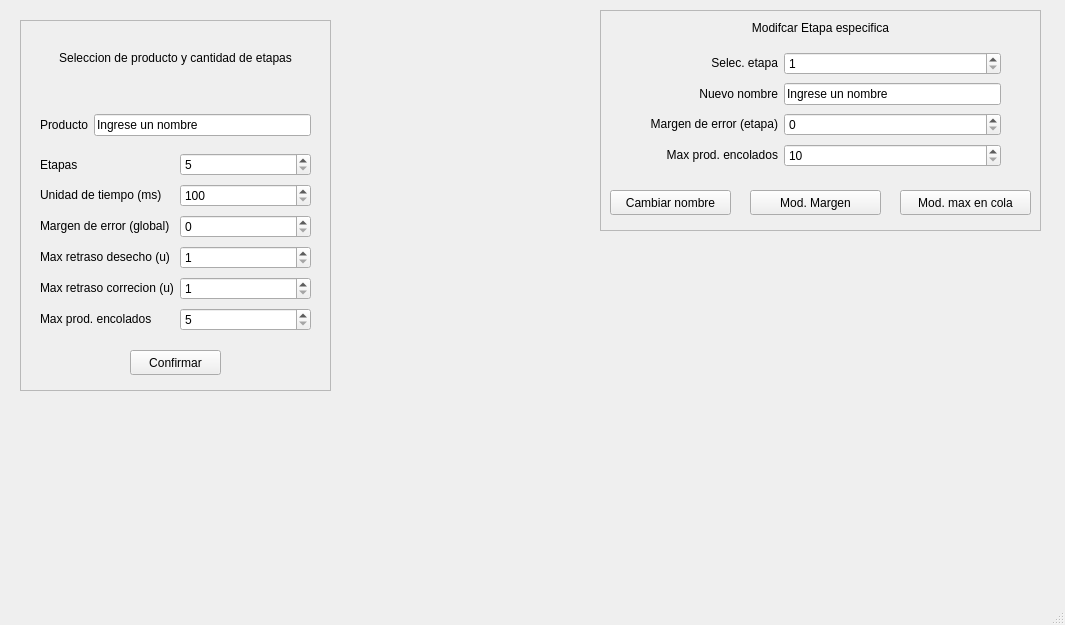
<?xml version="1.0" encoding="UTF-8"?>
<ui version="4.0">
 <class>MainWindow</class>
 <widget class="QMainWindow" name="MainWindow">
  <property name="geometry">
   <rect>
    <x>0</x>
    <y>0</y>
    <width>1065</width>
    <height>625</height>
   </rect>
  </property>
  <property name="windowTitle">
   <string>MainWindow</string>
  </property>
  <widget class="QWidget" name="centralwidget">
   <widget class="QLabel" name="label">
    <property name="geometry">
     <rect>
      <x>0</x>
      <y>0</y>
      <width>1081</width>
      <height>571</height>
     </rect>
    </property>
    <property name="styleSheet">
     <string notr="true">border-image: url(:/Images/linea.jpg);</string>
    </property>
    <property name="text">
     <string/>
    </property>
   </widget>
   <widget class="QFrame" name="frame">
    <property name="geometry">
     <rect>
      <x>20</x>
      <y>20</y>
      <width>311</width>
      <height>371</height>
     </rect>
    </property>
    <property name="frameShape">
     <enum>QFrame::StyledPanel</enum>
    </property>
    <property name="frameShadow">
     <enum>QFrame::Raised</enum>
    </property>
    <widget class="QPushButton" name="btnConfirm">
     <property name="geometry">
      <rect>
       <x>110</x>
       <y>330</y>
       <width>91</width>
       <height>25</height>
      </rect>
     </property>
     <property name="cursor">
      <cursorShape>PointingHandCursor</cursorShape>
     </property>
     <property name="text">
      <string>Confirmar</string>
     </property>
    </widget>
    <widget class="QLabel" name="label_4">
     <property name="geometry">
      <rect>
       <x>10</x>
       <y>30</y>
       <width>291</width>
       <height>17</height>
      </rect>
     </property>
     <property name="text">
      <string>&lt;html&gt;&lt;head/&gt;&lt;body&gt;&lt;p align=&quot;center&quot;&gt;Seleccion de producto y cantidad de etapas&lt;/p&gt;&lt;/body&gt;&lt;/html&gt;</string>
     </property>
    </widget>
    <widget class="QWidget" name="layoutWidget">
     <property name="geometry">
      <rect>
       <x>20</x>
       <y>90</y>
       <width>271</width>
       <height>31</height>
      </rect>
     </property>
     <layout class="QGridLayout" name="gridLayout_2">
      <item row="0" column="0">
       <widget class="QLabel" name="label_2">
        <property name="text">
         <string>&lt;html&gt;&lt;head/&gt;&lt;body&gt;&lt;p&gt;Producto&lt;/p&gt;&lt;/body&gt;&lt;/html&gt;</string>
        </property>
       </widget>
      </item>
      <item row="0" column="1">
       <widget class="QLineEdit" name="txtProductName">
        <property name="text">
         <string>Ingrese un nombre</string>
        </property>
       </widget>
      </item>
     </layout>
    </widget>
    <widget class="QWidget" name="layoutWidget">
     <property name="geometry">
      <rect>
       <x>20</x>
       <y>131</y>
       <width>271</width>
       <height>188</height>
      </rect>
     </property>
     <layout class="QGridLayout" name="gridLayout">
      <item row="0" column="0">
       <widget class="QLabel" name="label_3">
        <property name="text">
         <string>Etapas</string>
        </property>
       </widget>
      </item>
      <item row="0" column="1">
       <widget class="QSpinBox" name="spCantEtapas">
        <property name="minimum">
         <number>5</number>
        </property>
        <property name="maximum">
         <number>100</number>
        </property>
       </widget>
      </item>
      <item row="1" column="0">
       <widget class="QLabel" name="label_5">
        <property name="text">
         <string>&lt;html&gt;&lt;head/&gt;&lt;body&gt;&lt;p&gt;Unidad de tiempo (ms)&lt;/p&gt;&lt;/body&gt;&lt;/html&gt;</string>
        </property>
       </widget>
      </item>
      <item row="1" column="1">
       <widget class="QSpinBox" name="spUnidadTiempo">
        <property name="minimum">
         <number>100</number>
        </property>
        <property name="maximum">
         <number>600000</number>
        </property>
       </widget>
      </item>
      <item row="2" column="0">
       <widget class="QLabel" name="label_6">
        <property name="text">
         <string>&lt;html&gt;&lt;head/&gt;&lt;body&gt;&lt;p&gt;Margen de error (global)&lt;/p&gt;&lt;/body&gt;&lt;/html&gt;</string>
        </property>
       </widget>
      </item>
      <item row="2" column="1">
       <widget class="QSpinBox" name="spErrorGlobal">
        <property name="maximum">
         <number>100</number>
        </property>
       </widget>
      </item>
      <item row="3" column="0">
       <widget class="QLabel" name="label_7">
        <property name="text">
         <string>&lt;html&gt;&lt;head/&gt;&lt;body&gt;&lt;p&gt;Max retraso desecho (u)&lt;/p&gt;&lt;/body&gt;&lt;/html&gt;</string>
        </property>
       </widget>
      </item>
      <item row="3" column="1">
       <widget class="QSpinBox" name="spMaxRetrasoDes">
        <property name="minimum">
         <number>1</number>
        </property>
        <property name="maximum">
         <number>500</number>
        </property>
       </widget>
      </item>
      <item row="4" column="0">
       <widget class="QLabel" name="label_8">
        <property name="text">
         <string>&lt;html&gt;&lt;head/&gt;&lt;body&gt;&lt;p&gt;Max retraso correcion (u)&lt;/p&gt;&lt;/body&gt;&lt;/html&gt;</string>
        </property>
       </widget>
      </item>
      <item row="4" column="1">
       <widget class="QSpinBox" name="spMaxRetrasoCor">
        <property name="minimum">
         <number>1</number>
        </property>
        <property name="maximum">
         <number>500</number>
        </property>
       </widget>
      </item>
      <item row="5" column="0">
       <widget class="QLabel" name="label_13">
        <property name="text">
         <string>&lt;html&gt;&lt;head/&gt;&lt;body&gt;&lt;p&gt;Max prod. encolados&lt;/p&gt;&lt;/body&gt;&lt;/html&gt;</string>
        </property>
       </widget>
      </item>
      <item row="5" column="1">
       <widget class="QSpinBox" name="spMaxColaGlob">
        <property name="minimum">
         <number>5</number>
        </property>
        <property name="maximum">
         <number>10000000</number>
        </property>
       </widget>
      </item>
     </layout>
    </widget>
   </widget>
   <widget class="QFrame" name="frame_2">
    <property name="geometry">
     <rect>
      <x>600</x>
      <y>10</y>
      <width>441</width>
      <height>221</height>
     </rect>
    </property>
    <property name="frameShape">
     <enum>QFrame::StyledPanel</enum>
    </property>
    <property name="frameShadow">
     <enum>QFrame::Raised</enum>
    </property>
    <widget class="QPushButton" name="btnChangeEtapaName">
     <property name="geometry">
      <rect>
       <x>10</x>
       <y>180</y>
       <width>121</width>
       <height>25</height>
      </rect>
     </property>
     <property name="cursor">
      <cursorShape>PointingHandCursor</cursorShape>
     </property>
     <property name="text">
      <string>Cambiar nombre</string>
     </property>
    </widget>
    <widget class="QPushButton" name="btnModMargen">
     <property name="geometry">
      <rect>
       <x>150</x>
       <y>180</y>
       <width>131</width>
       <height>25</height>
      </rect>
     </property>
     <property name="cursor">
      <cursorShape>PointingHandCursor</cursorShape>
     </property>
     <property name="text">
      <string>Mod. Margen</string>
     </property>
    </widget>
    <widget class="QLabel" name="label_12">
     <property name="geometry">
      <rect>
       <x>130</x>
       <y>10</y>
       <width>181</width>
       <height>17</height>
      </rect>
     </property>
     <property name="text">
      <string>&lt;html&gt;&lt;head/&gt;&lt;body&gt;&lt;p align=&quot;center&quot;&gt;Modifcar Etapa especifica&lt;/p&gt;&lt;/body&gt;&lt;/html&gt;</string>
     </property>
    </widget>
    <widget class="QPushButton" name="btnModMaxCola">
     <property name="geometry">
      <rect>
       <x>300</x>
       <y>180</y>
       <width>131</width>
       <height>25</height>
      </rect>
     </property>
     <property name="cursor">
      <cursorShape>PointingHandCursor</cursorShape>
     </property>
     <property name="text">
      <string>Mod. max en cola</string>
     </property>
    </widget>
    <widget class="QWidget" name="layoutWidget">
     <property name="geometry">
      <rect>
       <x>50</x>
       <y>40</y>
       <width>351</width>
       <height>123</height>
      </rect>
     </property>
     <layout class="QGridLayout" name="gridLayout_3">
      <item row="0" column="0">
       <widget class="QLabel" name="label_9">
        <property name="text">
         <string>&lt;html&gt;&lt;head/&gt;&lt;body&gt;&lt;p align=&quot;right&quot;&gt;Selec. etapa&lt;/p&gt;&lt;/body&gt;&lt;/html&gt;</string>
        </property>
       </widget>
      </item>
      <item row="0" column="1">
       <widget class="QSpinBox" name="spSelecEtapa">
        <property name="minimum">
         <number>1</number>
        </property>
        <property name="maximum">
         <number>100</number>
        </property>
       </widget>
      </item>
      <item row="1" column="0">
       <widget class="QLabel" name="label_10">
        <property name="text">
         <string>&lt;html&gt;&lt;head/&gt;&lt;body&gt;&lt;p align=&quot;right&quot;&gt;Nuevo nombre&lt;/p&gt;&lt;/body&gt;&lt;/html&gt;</string>
        </property>
       </widget>
      </item>
      <item row="1" column="1">
       <widget class="QLineEdit" name="txtEtapaNewName">
        <property name="text">
         <string>Ingrese un nombre</string>
        </property>
       </widget>
      </item>
      <item row="2" column="0">
       <widget class="QLabel" name="label_11">
        <property name="text">
         <string>&lt;html&gt;&lt;head/&gt;&lt;body&gt;&lt;p align=&quot;right&quot;&gt;Margen de error (etapa)&lt;/p&gt;&lt;/body&gt;&lt;/html&gt;</string>
        </property>
       </widget>
      </item>
      <item row="2" column="1">
       <widget class="QSpinBox" name="spMargenErrorLocal">
        <property name="maximum">
         <number>100</number>
        </property>
       </widget>
      </item>
      <item row="3" column="0">
       <widget class="QLabel" name="label_14">
        <property name="text">
         <string>&lt;html&gt;&lt;head/&gt;&lt;body&gt;&lt;p align=&quot;right&quot;&gt;Max prod. encolados&lt;/p&gt;&lt;/body&gt;&lt;/html&gt;</string>
        </property>
       </widget>
      </item>
      <item row="3" column="1">
       <widget class="QSpinBox" name="spMaxColaLoc">
        <property name="minimum">
         <number>10</number>
        </property>
        <property name="maximum">
         <number>10000000</number>
        </property>
       </widget>
      </item>
     </layout>
    </widget>
   </widget>
   <widget class="QPushButton" name="btnStart">
    <property name="geometry">
     <rect>
      <x>480</x>
      <y>430</y>
      <width>91</width>
      <height>81</height>
     </rect>
    </property>
    <property name="cursor">
     <cursorShape>PointingHandCursor</cursorShape>
    </property>
    <property name="styleSheet">
     <string notr="true">#btnStart{
background-color:transparent;
	border-image: url(:/Images/btnStartIMG.png);
background:none;
border:none;
background-repeat:none;
}
#btnStart:pressed
{
	border-image: url(:/Images/btnStartIMG.png);
 	background-color:rgb(0, 127, 0)
} </string>
    </property>
    <property name="text">
     <string/>
    </property>
   </widget>
  </widget>
  <widget class="QMenuBar" name="menubar">
   <property name="geometry">
    <rect>
     <x>0</x>
     <y>0</y>
     <width>1065</width>
     <height>22</height>
    </rect>
   </property>
  </widget>
  <widget class="QStatusBar" name="statusbar"/>
 </widget>
 <resources/>
 <connections/>
</ui>
